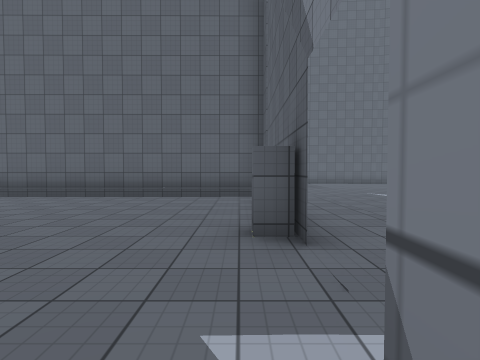
[1] (above)

19 first-person views from a walk through a 3-D level made in the Unity game engine. The camera is 1.4 m above the floor, tilts 2° down and sees 80° across. The floor is counted in squares, 2 m on a side. Each view is taken from the middle of a square. On the plan, view 1 faces up. The plan holds only what a view shows up to about 10 squares ahead; the rest is blank. The place goes on beyond the plan. The player is left out. Surface patterns are stand-ins for the level's own textures.

[2]
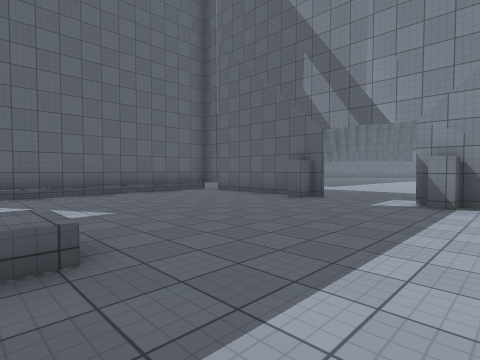

[3]
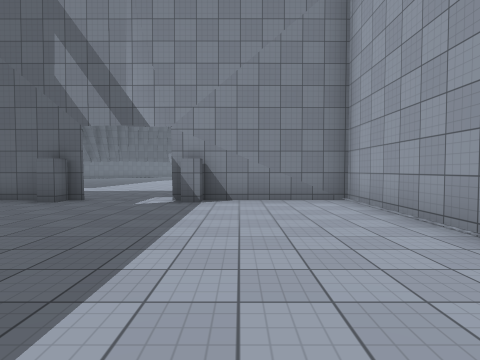

[4]
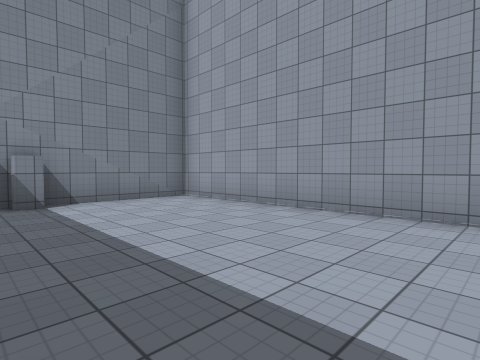

[5]
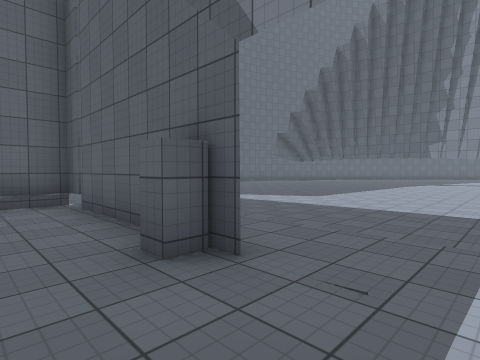

[6]
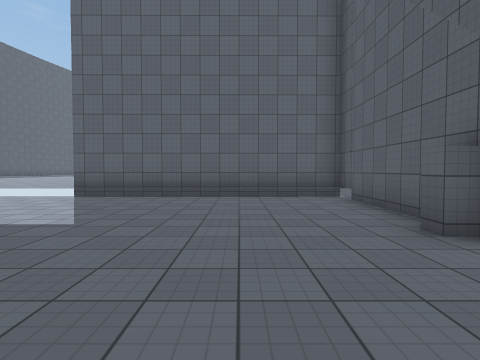

[7]
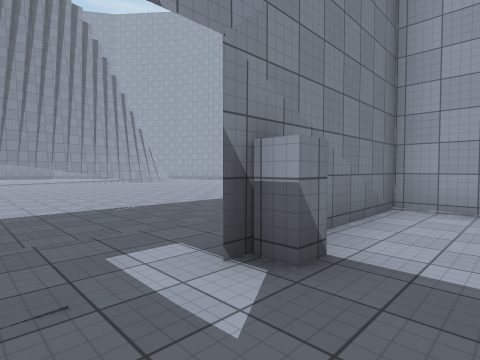

[8]
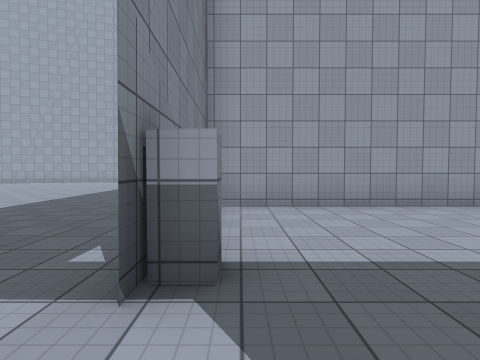

[9]
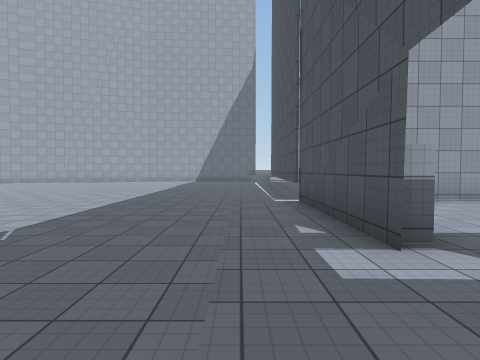

[10]
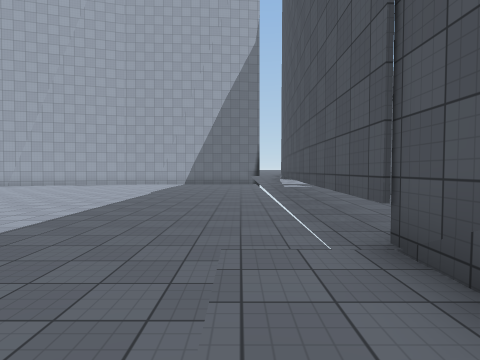

[11]
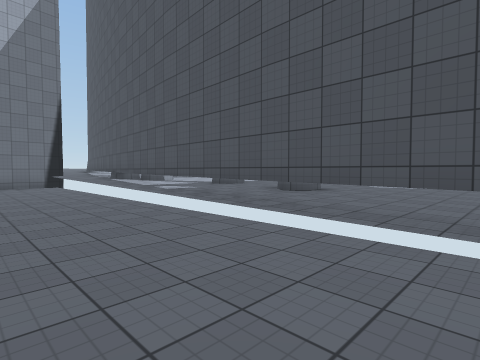

[12]
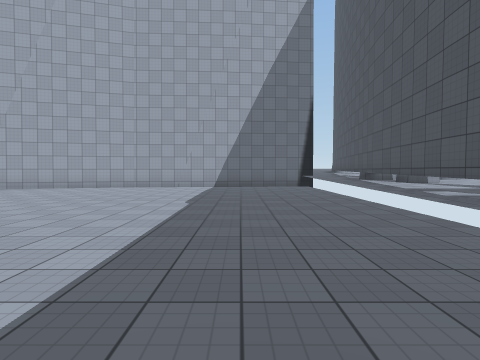

[13]
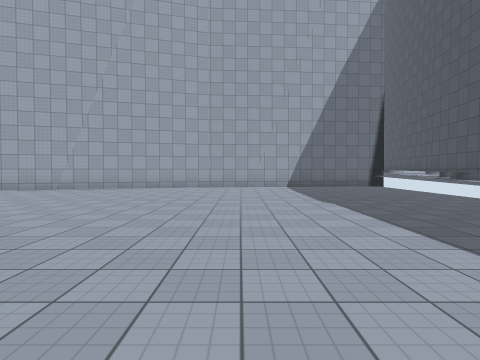

[14]
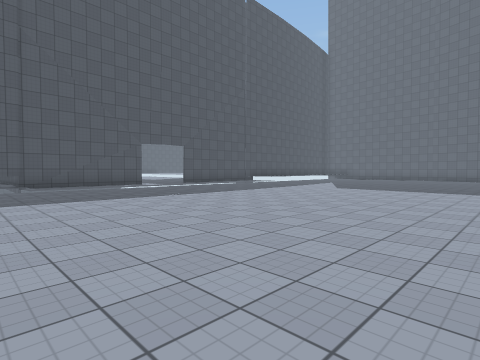

[15]
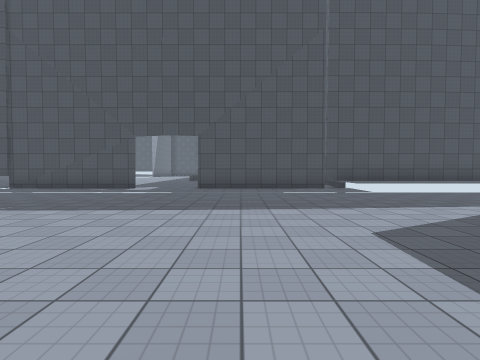

[16]
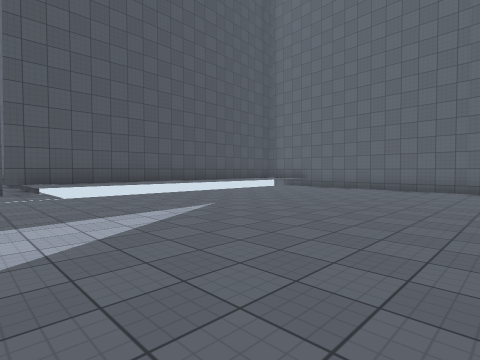

[17]
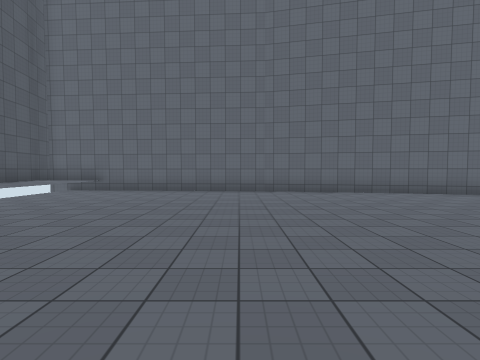

[18]
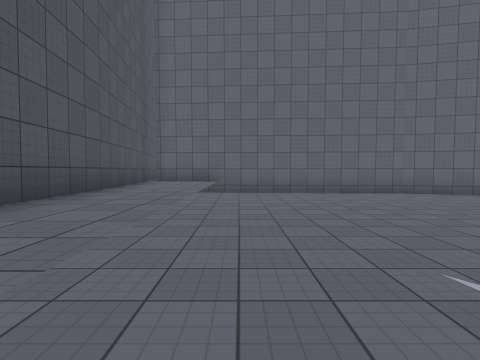

[19]
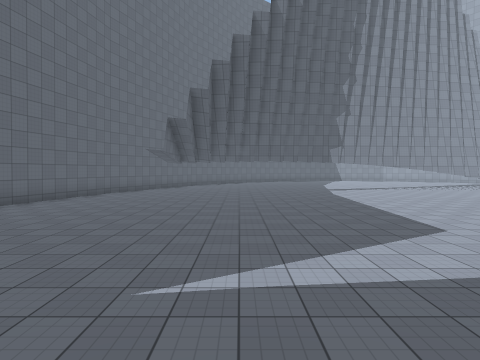

### Floor plan
Key: @ floor where view 1 was taken; # wall or solid block; x gap in a wall; . main floor; : floor 0.25 m higher than the main floor; + floor 0.5 m higher than the main floor; * floor 0.75 m higher than the main floor; / step, stairs or slope; = window, fence, low wall or low ledge; ^ raised ledge.
Columns run from 6 left of view 1 to 15 right of it. Each row starts with its distance up from view 1.
 18       #
 17       ###########
 16       #**.......#####
 15       #**...........#
 14       #**...........
 13       #**..........
 12       # *..........
 11        #*..........
 10        #*..........
  9        #*..........
  8        #*..........
  7 x#######/..........
  6 :::::::#/..........
  5 :::::::#/..........
  4 :::::::#/..........
  3  ::::::#/..........
  2 ^:::::://..........
  1 ::::::::/..........
  0 ::::::@#/..........
 -1 :::::::#/..........
 -2 :::::::#/..........
 -3 ########/..........
 -4      ::#...........
 -5  ++++++#...........
 -6  ++++++#.........
 -7  ++++++#.........
 -8   ++#++#.........
 -9    ++++#..........
-10    ***##..........
-11      *#*...........
-12     **#*............
-13     *## .............
-14      *#=..............
-15       #=............##

Positions as (right, up) in squares from view 1, and headings:
1: (0, 0), facing up
2: (-6, -1), facing up-right
3: (-6, -1), facing right
4: (-6, 1), facing down-right
5: (-1, 1), facing up-right
6: (-2, 0), facing up
7: (-1, 2), facing down-right
8: (0, 2), facing down
9: (2, 3), facing down
10: (2, -1), facing down
11: (4, -4), facing down-left
12: (4, -5), facing down
13: (7, -5), facing down
14: (12, -5), facing up-left
15: (10, 4), facing left
16: (9, 6), facing up-left
17: (7, 7), facing up
18: (3, 8), facing up
19: (2, 9), facing right
